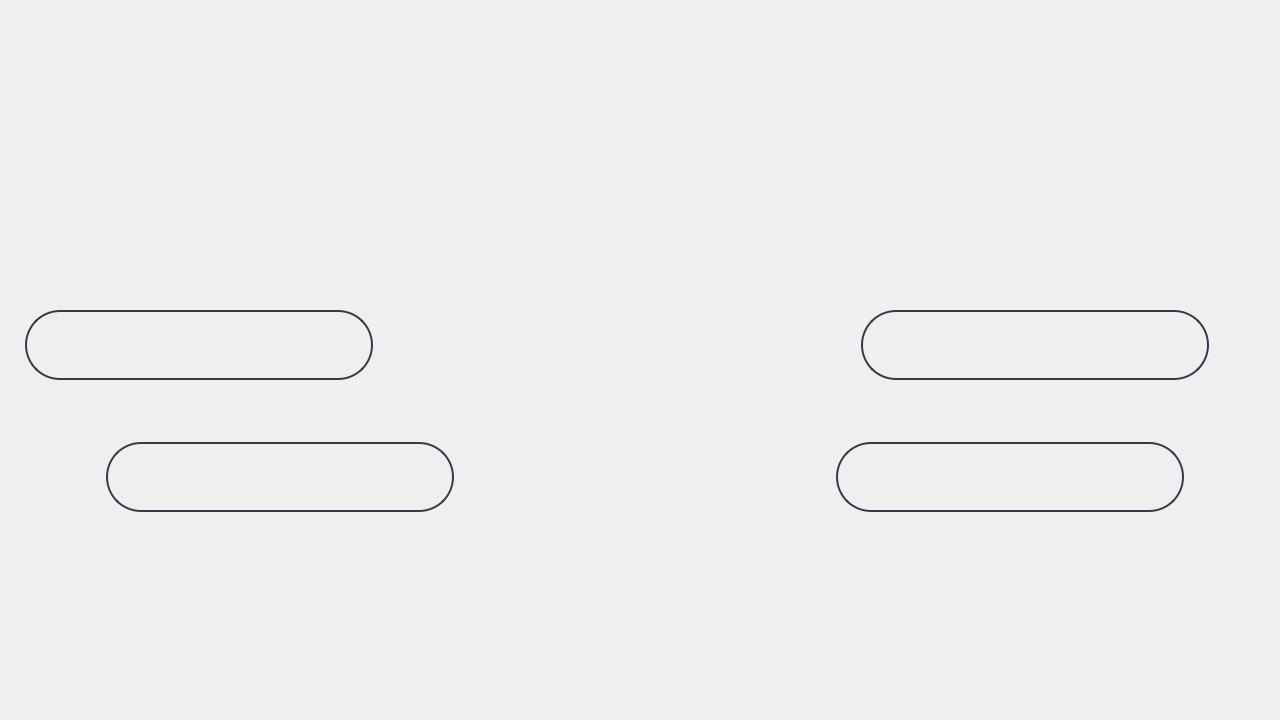
<?xml version="1.0" encoding="UTF-8"?>
<ui version="4.0">
 <class>MainWindow</class>
 <widget class="QMainWindow" name="MainWindow">
  <property name="geometry">
   <rect>
    <x>0</x>
    <y>0</y>
    <width>1280</width>
    <height>720</height>
   </rect>
  </property>
  <property name="minimumSize">
   <size>
    <width>1280</width>
    <height>720</height>
   </size>
  </property>
  <property name="maximumSize">
   <size>
    <width>1280</width>
    <height>720</height>
   </size>
  </property>
  <property name="windowTitle">
   <string>MainWindow</string>
  </property>
  <widget class="QWidget" name="centralwidget">
   <widget class="QLabel" name="lblbackground">
    <property name="geometry">
     <rect>
      <x>0</x>
      <y>0</y>
      <width>1281</width>
      <height>721</height>
     </rect>
    </property>
    <property name="text">
     <string/>
    </property>
    <property name="pixmap">
     <pixmap>../MenuPy.gif</pixmap>
    </property>
   </widget>
   <widget class="QPushButton" name="btnHangman">
    <property name="geometry">
     <rect>
      <x>25</x>
      <y>310</y>
      <width>348</width>
      <height>70</height>
     </rect>
    </property>
    <property name="styleSheet">
     <string notr="true">QPushButton {
border: 2px solid rgb(52, 59, 72);
border-radius: 35px; 
background-color: rgb(52, 59, 72, 0%);
color: rgb(255, 255, 255);
}
</string>
    </property>
    <property name="text">
     <string/>
    </property>
   </widget>
   <widget class="QPushButton" name="btnJokenpo">
    <property name="geometry">
     <rect>
      <x>106</x>
      <y>442</y>
      <width>348</width>
      <height>70</height>
     </rect>
    </property>
    <property name="styleSheet">
     <string notr="true">QPushButton {
border: 2px solid rgb(52, 59, 72);
border-radius: 35px; 
background-color: rgb(52, 59, 72, 0%);
color: rgb(255, 255, 255);
}
</string>
    </property>
    <property name="text">
     <string/>
    </property>
   </widget>
   <widget class="QPushButton" name="btnMemento">
    <property name="geometry">
     <rect>
      <x>861</x>
      <y>310</y>
      <width>348</width>
      <height>70</height>
     </rect>
    </property>
    <property name="styleSheet">
     <string notr="true">QPushButton {
border: 2px solid rgb(52, 59, 72);
border-radius: 35px; 
background-color: rgb(52, 59, 72, 0%);
color: rgb(255, 255, 255);
}
</string>
    </property>
    <property name="text">
     <string/>
    </property>
   </widget>
   <widget class="QPushButton" name="btnHash">
    <property name="geometry">
     <rect>
      <x>836</x>
      <y>442</y>
      <width>348</width>
      <height>70</height>
     </rect>
    </property>
    <property name="styleSheet">
     <string notr="true">QPushButton {
border: 2px solid rgb(52, 59, 72);
border-radius: 35px; 
background-color: rgb(52, 59, 72, 0%);
color: rgb(255, 255, 255);
}
</string>
    </property>
    <property name="text">
     <string/>
    </property>
   </widget>
  </widget>
 </widget>
 <resources/>
 <connections/>
</ui>
